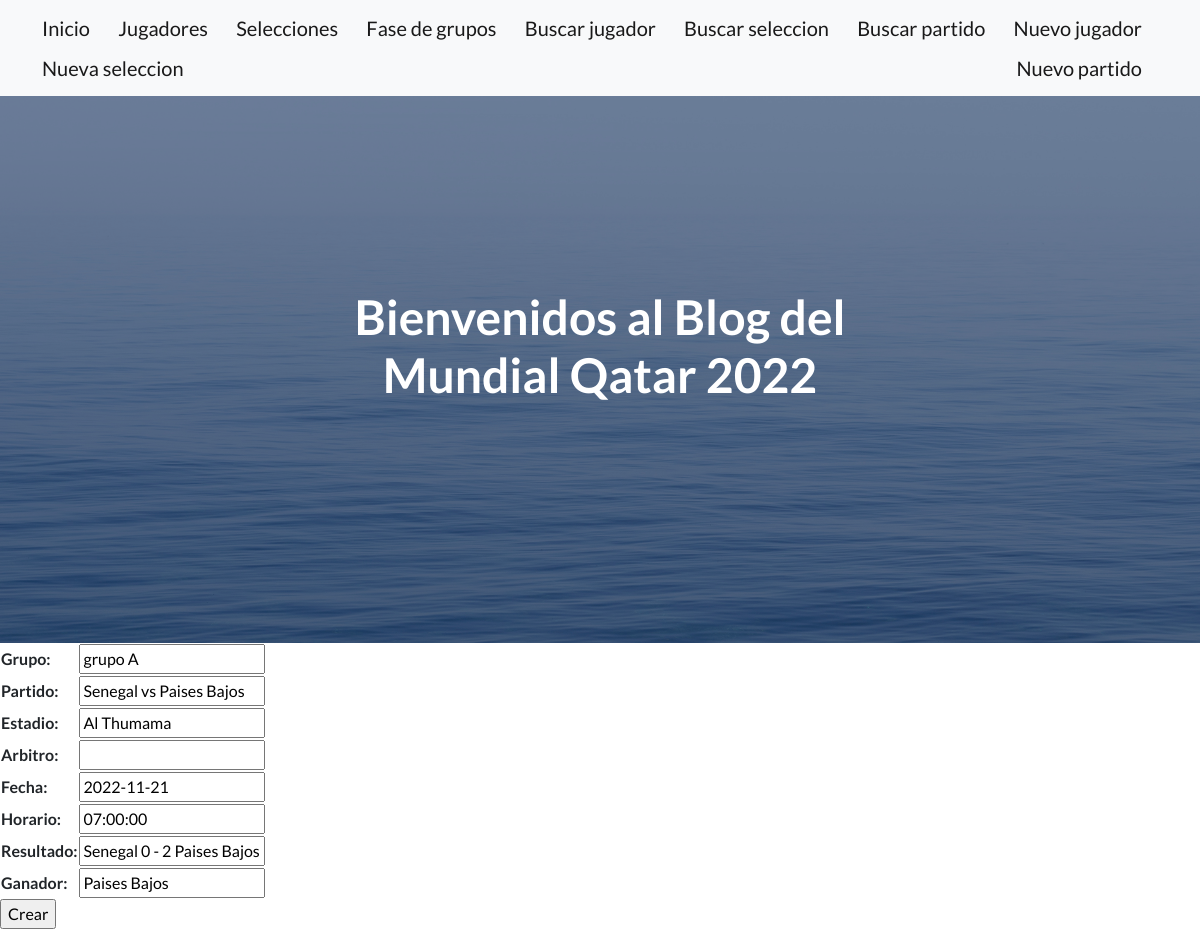
The app's page /fasegrupos/edit/2, older data.
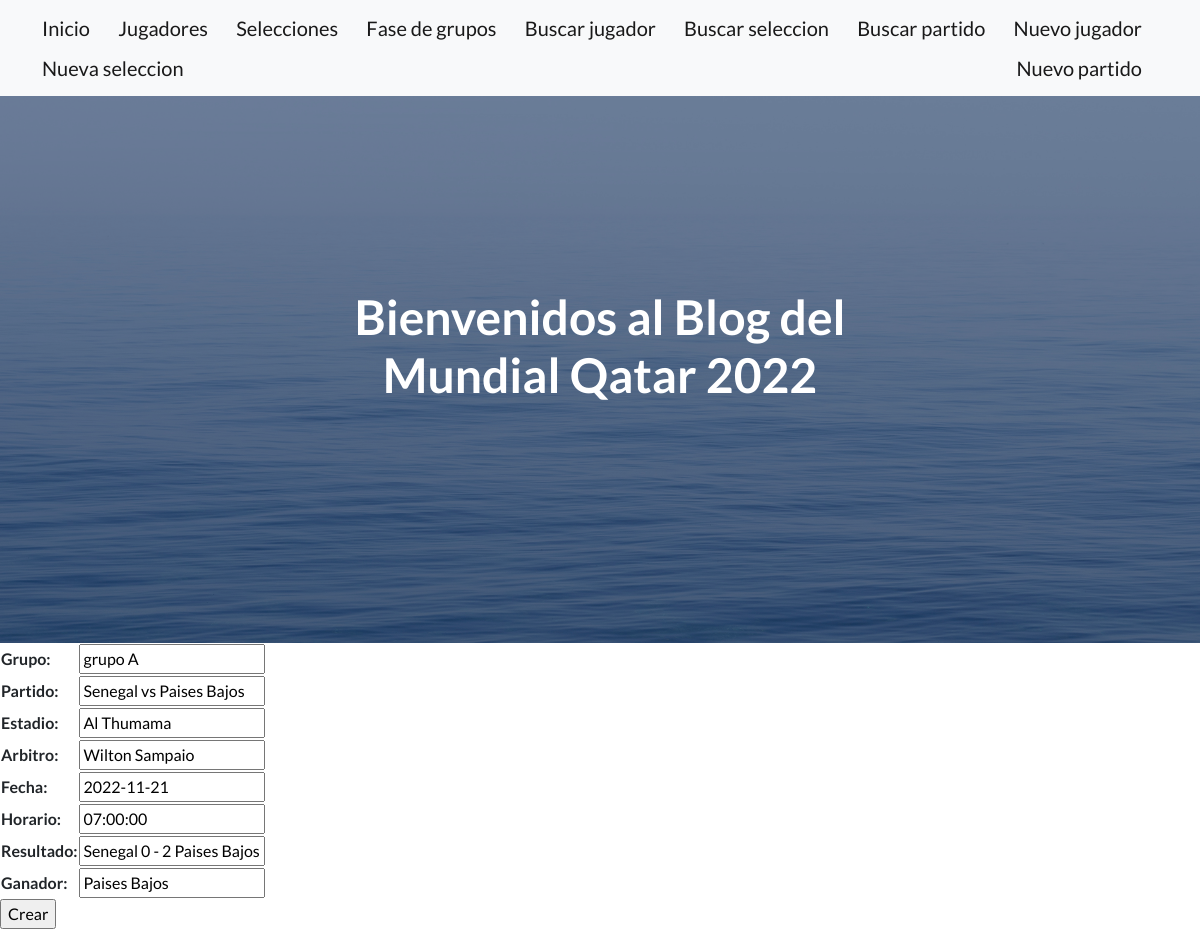
The same page, newer data.
### AppMundial/models.py (models this page shows, shortened)
class Fase_grupos(models.Model):
    grupo = models.CharField(max_length=20, null=True, blank=True)
    partido = models.CharField(max_length=60, null=True, blank=True)
    estadio = models.CharField(max_length=20, null=True, blank=True)
    arbitro = models.CharField(max_length=30, null=True, blank=True)
    fecha = models.DateField()
    horario = models.TimeField()
    resultado = models.CharField(max_length=60, null=True, blank=True)
    ganador = models.CharField(max_length=30, null=True, blank=True)

### AppMundial/views.py (the view)
# urls.py: path('fasegrupos/edit/<pk>', views.Fase_gruposEdit.as_view(), name='Editfg'),
class Fase_gruposEdit(UpdateView):
    model = Fase_grupos
    fields = '__all__'
    success_url = '/AppMundial/fasegrupos/listfg/'

### AppMundial/templates/AppMundial/fase_grupos_form.html
{% extends "AppMundial/base.html" %}
{% load static %}
{% block contenidoQueCambia %}
<form action=""   method="post">{% csrf_token %}
    <table>
        {{form.as_table}}
    </table>
    <input type="submit" value="Crear">
  </form>
{% endblock %}

Row changes from the older to the newer data that the page shows:
changed Fase_grupos "grupo A": arbitro (not shown) → "Wilton Sampaio"
